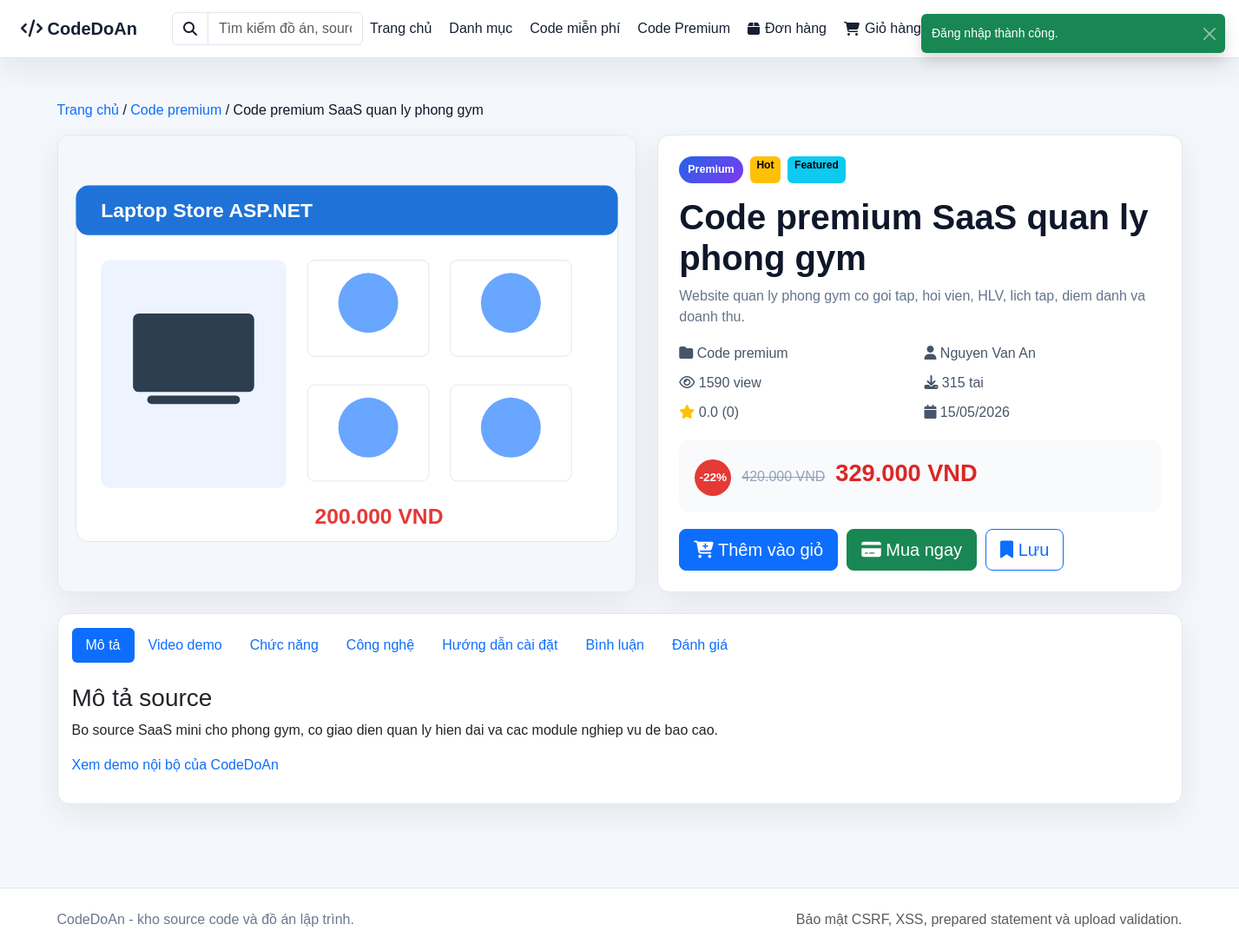
/projects/detail.php?id=31&slug=code-premium-saas-quan-ly-phong-gym (signed in), run on the app's committed database.
### tables this page shows
CREATE TABLE projects (
    id INT AUTO_INCREMENT PRIMARY KEY,
    user_id INT,
    category_id INT,
    title VARCHAR(255),
    slug VARCHAR(255),
    meta_title VARCHAR(255),
    short_description VARCHAR(255),
    description TEXT,
    tech_stack VARCHAR(255),
    version VARCHAR(50),
    file_size VARCHAR(50),
    demo_link VARCHAR(255),
    video_demo VARCHAR(255),
    install_guide TEXT,
    main_features TEXT,
    views INT DEFAULT 0,
    downloads_count INT DEFAULT 0,
    image VARCHAR(255),
    source_file VARCHAR(255),
    price INT DEFAULT 0,
    sale_price INT DEFAULT 0,
    is_free TINYINT(1) DEFAULT 0,
    tier ENUM('basic','premium','exclusive') DEFAULT 'basic',
    is_featured TINYINT(1) DEFAULT 0,
    is_hot TINYINT(1) DEFAULT 0,
    downloads INT DEFAULT 0,
    status ENUM('pending','approved','rejected','hidden') DEFAULT 'pending',
    created_at TIMESTAMP DEFAULT CURRENT_TIMESTAMP
);

CREATE TABLE categories (
    id INT AUTO_INCREMENT PRIMARY KEY,
    name VARCHAR(100),
    slug VARCHAR(120)
);

CREATE TABLE users (
    id INT AUTO_INCREMENT PRIMARY KEY,
    name VARCHAR(100),
    email VARCHAR(100) UNIQUE,
    password VARCHAR(255),
    avatar VARCHAR(255) DEFAULT 'default.png',
    role ENUM('user','admin') DEFAULT 'user',
    created_at TIMESTAMP DEFAULT CURRENT_TIMESTAMP
);

### config.php (called while the page is built, shortened)
<?php
$host = 'localhost';
$user = 'root';
$pass = '';
$db = 'project_share';
$conn = mysqli_connect($host, $user, $pass, $db);
mysqli_set_charset($conn, 'utf8mb4');
function base_url(string $path = ''): string
{
    $documentRoot = str_replace('\\', '/', realpath($_SERVER['DOCUMENT_ROOT'] ?? __DIR__) ?: __DIR__);
    $appRoot = str_replace('\\', '/', __DIR__);
    $base = '/' . trim(str_replace($documentRoot, '', $appRoot), '/');
    $base = $base === '/' ? '' : $base;
    return rtrim($base, '/') . '/' . ltrim($path, '/');
}
function db_query(string $sql, array $params = [], string $types = '')
{
    global $conn;
    $stmt = mysqli_prepare($conn, $sql);
    mysqli_stmt_bind_param($stmt, $types, ...$params);
    mysqli_stmt_execute($stmt);
    return mysqli_stmt_get_result($stmt) ?: $stmt;
}
function db_one(string $sql, array $params = [], string $types = ''): ?array
{
    $result = db_query($sql, $params, $types);
    $row = mysqli_fetch_assoc($result);
    return $row ?: null;
}
function e($value): string
{
    return htmlspecialchars((string) $value, ENT_QUOTES, 'UTF-8');
}
function money($value): string
{
    $amount = (int) $value;
    return $amount > 0 ? number_format($amount, 0, ',', '.') . ' VND' : 'Miễn phí';
}
function discount_percent($price, $salePrice): int
{
    $price = (int) $price;
    $salePrice = (int) $salePrice;
    return (int) round((($price - $salePrice) / $price) * 100);
}
function project_price(array $project): int
{
    $salePrice = (int) ($project['sale_price'] ?? 0);
    $price = (int) ($project['price'] ?? 0);
    return $salePrice > 0 ? $salePrice : $price;
}
function current_user(): ?array
{
    return $_SESSION['user'] ?? null;
}
function is_admin(): bool
{
    return isset($_SESSION['user']) && ($_SESSION['user']['role'] ?? '') === 'admin';
}

### projects/detail.php (the view, shortened to what this page needs)
<?php
require_once dirname(__DIR__) . '/config.php';
$id = (int) ($_GET['id'] ?? 0);
$project = db_one(
    "SELECT projects.*, users.name, users.id AS author_id, categories.name AS category_name,
        COALESCE(AVG(ratings.star), 0) AS avg_star,
        COUNT(DISTINCT ratings.id) AS rating_count
     FROM projects
     JOIN users ON projects.user_id = users.id
     JOIN categories ON projects.category_id = categories.id
     LEFT JOIN ratings ON ratings.project_id = projects.id
     WHERE projects.id = ? AND (projects.status = 'approved' OR projects.user_id = ? OR ? = 1)
     GROUP BY projects.id",
    [$id, current_user()['id'] ?? 0, is_admin() ? 1 : 0],
    'iii'
);
$bookmarked = current_user()
    ? db_one('SELECT id FROM bookmarks WHERE user_id = ? AND project_id = ?', [current_user()['id'], $id], 'ii')
    : null;
$isFree = (int) $project['is_free'] === 1 || ((int) $project['price'] === 0 && (int) $project['sale_price'] === 0);
$discount = discount_percent($project['price'] ?? 0, $project['sale_price'] ?? 0);
$finalPrice = project_price($project);
?>
<?php include dirname(__DIR__) . '/includes/header.php'; ?>
<?php include dirname(__DIR__) . '/includes/navbar.php'; ?>
<main class="container py-5 source-detail-page">
    <nav class="shop-breadcrumb mb-3">
        <a href="<?php echo e(base_url('index.php')); ?>">Trang chủ</a> /
        <a href="<?php echo e(base_url('projects/category.php?id=' . (int) $project['category_id'])); ?>"><?php echo e($project['category_name']); ?></a> /
        <span><?php echo e($project['title']); ?></span>
    </nav>
    <section class="detail-hero">
        <div class="detail-media">
            <img src="<?php echo e(base_url('uploads/images/' . $project['image'])); ?>" alt="<?php echo e($project['title']); ?>">
            <a class="demo-link" href="<?php echo e(base_url('projects/demo.php?id=' . (int) $project['id'])); ?>"><i class="fa-solid fa-play"></i> Demo nội bộ</a>
        </div>
        <aside class="detail-buybox">
            <div class="d-flex gap-2 flex-wrap mb-3">
                <span class="source-badge <?php echo $isFree ? 'source-badge-free' : 'source-badge-premium'; ?>"><?php echo $isFree ? 'Free' : ucfirst($project['tier']); ?></span>
                <?php if ((int) $project['is_hot'] === 1) { ?><span class="badge text-bg-warning">Hot</span><?php } ?>
                <?php if ((int) $project['is_featured'] === 1) { ?><span class="badge text-bg-info">Featured</span><?php } ?>
            </div>
            <h1><?php echo e($project['title']); ?></h1>
            <p><?php echo e($project['short_description'] ?: $project['description']); ?></p>
            <div class="detail-meta-grid">
                <span><i class="fa-solid fa-folder"></i> <?php echo e($project['category_name']); ?></span>
                <span><i class="fa-solid fa-user"></i> <?php echo e($project['name']); ?></span>
                <span><i class="fa-regular fa-eye"></i> <?php echo (int) $project['views']; ?> view</span>
                <span><i class="fa-solid fa-download"></i> <?php echo (int) ($project['downloads_count'] ?: $project['downloads']); ?> tai</span>
                <span><i class="fa-solid fa-star text-warning"></i> <?php echo number_format((float) $project['avg_star'], 1); ?> (<?php echo (int) $project['rating_count']; ?>)</span>
                <span><i class="fa-solid fa-calendar"></i> <?php echo e(date('d/m/Y', strtotime($project['created_at']))); ?></span>
            </div>
            <div class="detail-price-card">
                <?php if ($discount > 0) { ?><span class="sale-badge static-sale">-<?php echo $discount; ?>%</span><?php } ?>
                <?php if (!$isFree && (int) $project['price'] > 0 && (int) $project['sale_price'] > 0 && (int) $project['sale_price'] < (int) $project['price']) { ?>
                    <del><?php echo money($project['price']); ?></del>
                <?php } ?>
                <strong><?php echo $isFree ? 'Miễn phí' : money($finalPrice); ?></strong>
            </div>
            <div class="detail-actions">
                <?php if ($isFree) { ?>
                    <a class="btn btn-success btn-lg" href="<?php echo e(base_url('projects/download.php?id=' . (int) $project['id'])); ?>"><i class="fa-solid fa-download"></i> Tải miễn phí</a>
                <?php } else { ?>
                    <form method="POST" action="<?php echo e(base_url('shop/cart_action.php')); ?>">
                        <button class="btn btn-primary btn-lg"><i class="fa-solid fa-cart-plus"></i> Thêm vào giỏ</button>
                    </form>
                    <form method="POST" action="<?php echo e(base_url('shop/cart_action.php')); ?>">
                        <button class="btn btn-success btn-lg"><i class="fa-solid fa-credit-card"></i> Mua ngay</button>
                    </form>
                <?php } ?>
                <?php if (current_user()) { ?>
                    <form method="POST" action="<?php echo e(base_url('actions/bookmark.php')); ?>">
                        <button class="btn btn-outline-primary btn-lg"><i class="fa-solid fa-bookmark"></i> <?php echo $bookmarked ? 'Đã lưu' : 'Lưu'; ?></button>
                    </form>
                <?php } ?>
            </div>
        </aside>
    </section>
    <section class="detail-tabs card mt-4">
        <div class="card-body">
            <ul class="nav nav-pills mb-4" role="tablist">
                <?php foreach ([
                    'desc' => 'Mô tả',
                    'video' => 'Video demo',
                    'features' => 'Chức năng',
                    'tech' => 'Công nghệ',
                    'install' => 'Hướng dẫn cài đặt',
                    'comments' => 'Bình luận',
                    'rating' => 'Đánh giá',
                ] as $key => $label) { ?>
                    <li class="nav-item"><button class="nav-link <?php echo $key === 'desc' ? 'active' : ''; ?>" data-bs-toggle="pill" data-bs-target="#tab-<?php echo $key; ?>" type="button"><?php echo $label; ?></button></li>
                <?php } ?>
            </ul>
            <div class="tab-content">
                <div class="tab-pane fade show active" id="tab-desc">
                    <h3>Mô tả source</h3>
                    <p><?php echo nl2br(e($project['description'])); ?></p>
                    <p><a href="<?php echo e(base_url('projects/demo.php?id=' . (int) $project['id'])); ?>">Xem demo nội bộ của CodeDoAn</a></p>
                </div>
            </div>
        </div>
    </section>
</main>
<?php include dirname(__DIR__) . '/includes/footer.php'; ?>

### assets/css/style.css (style rules this page uses)
:root { --bg: #f4f7fb; --surface: #ffffff; --surface-soft: #eef3f9; --text: #172033; --muted: #6c778b; --border: #dfe6ef; --primary: #2563eb; --success: #0f9f6e; --danger: #dc3545; --shadow: 0 12px 36px rgba(23, 32, 51, 0.08); }
* { letter-spacing: 0; }
body { min-height: 100vh; background: var(--bg); color: var(--text); font-family: Arial, Helvetica, sans-serif; }
a { text-decoration: none; }
.card, .table-panel, .auth-card { background: var(--surface); border: 1px solid var(--border); border-radius: 8px; box-shadow: var(--shadow); overflow: hidden; }
.sale-badge { position: absolute; top: 10px; left: 10px; z-index: 2; min-width: 42px; height: 42px; display: grid; place-items: center; border-radius: 50%; background: #e53935; color: white; font-size: 0.85rem; font-weight: 700; }
.source-badge, .source-hot { position: absolute; top: 12px; left: 12px; border-radius: 999px; padding: 6px 10px; color: white; font-size: 0.78rem; font-weight: 800; }
.source-badge-premium { background: linear-gradient(135deg, #2563eb, #7c3aed); }
.source-detail-page { color: #0f172a; }
.detail-hero { display: grid; grid-template-columns: minmax(0, 1.05fr) 0.95fr; gap: 24px; }
.detail-media, .detail-buybox, .detail-tabs { border: 1px solid #e2e8f0; border-radius: 14px; background: white; box-shadow: 0 12px 36px rgba(15, 23, 42, 0.07); }
.detail-media { overflow: hidden; }
.detail-media img { width: 100%; height: 100%; min-height: 460px; object-fit: cover; }
.demo-link { display: flex; justify-content: center; gap: 8px; padding: 14px; background: #eff6ff; color: #2563eb; font-weight: 700; }
.detail-buybox { padding: 24px; }
.detail-buybox h1 { font-weight: 800; line-height: 1.18; }
.detail-buybox .source-badge { position: static; }
.detail-buybox p { color: #64748b; }
.detail-meta-grid { display: grid; grid-template-columns: repeat(2, minmax(0, 1fr)); gap: 10px; margin: 18px 0; color: #475569; }
.detail-price-card { display: flex; gap: 12px; align-items: baseline; margin: 20px 0; padding: 18px; border-radius: 12px; background: #f8fafc; }
.detail-price-card del { color: #94a3b8; }
.detail-price-card strong { color: #dc2626; font-size: 1.7rem; }
.detail-actions { display: flex; flex-wrap: wrap; gap: 10px; }
.static-sale { position: static; display: inline-grid; }

### data on the page
projects: category.name "Code premium", title "Code premium SaaS quan ly phong gym", image (picture), tier "Premium", short_description "Website quan ly phong gym co goi tap, hoi vien, HLV, lich tap, diem danh va doanh thu.", user.name "Nguyen Van An", views "1590", downloads_count "315", created_at "15/05/2026", discount "22", price "420.000 VND", sale_price "329.000 VND", description "Bo source SaaS mini cho phong gym, co giao dien quan ly hien dai va cac module nghiep vu de bao cao."

### other printed values
$flash['message'] "Đăng nhập thành công."
$project['avg_star'] "0.0"
$project['rating_count'] "0"
$label "Mô tả"
$label "Video demo"
$label "Chức năng"
$label "Công nghệ"
$label "Hướng dẫn cài đặt"
$label "Bình luận"
$label "Đánh giá"
